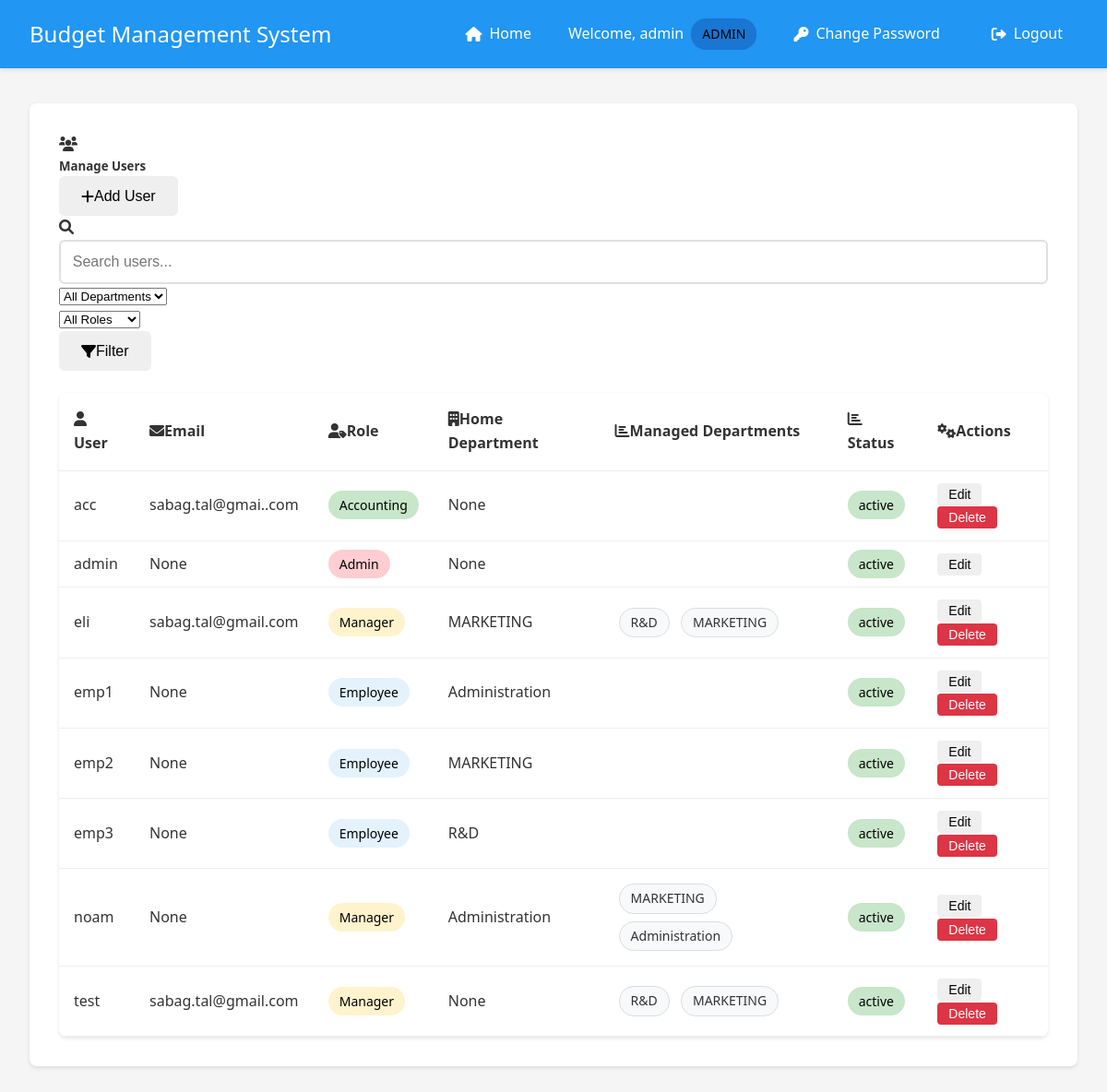
Before: /admin/users (signed in) with the older database file.
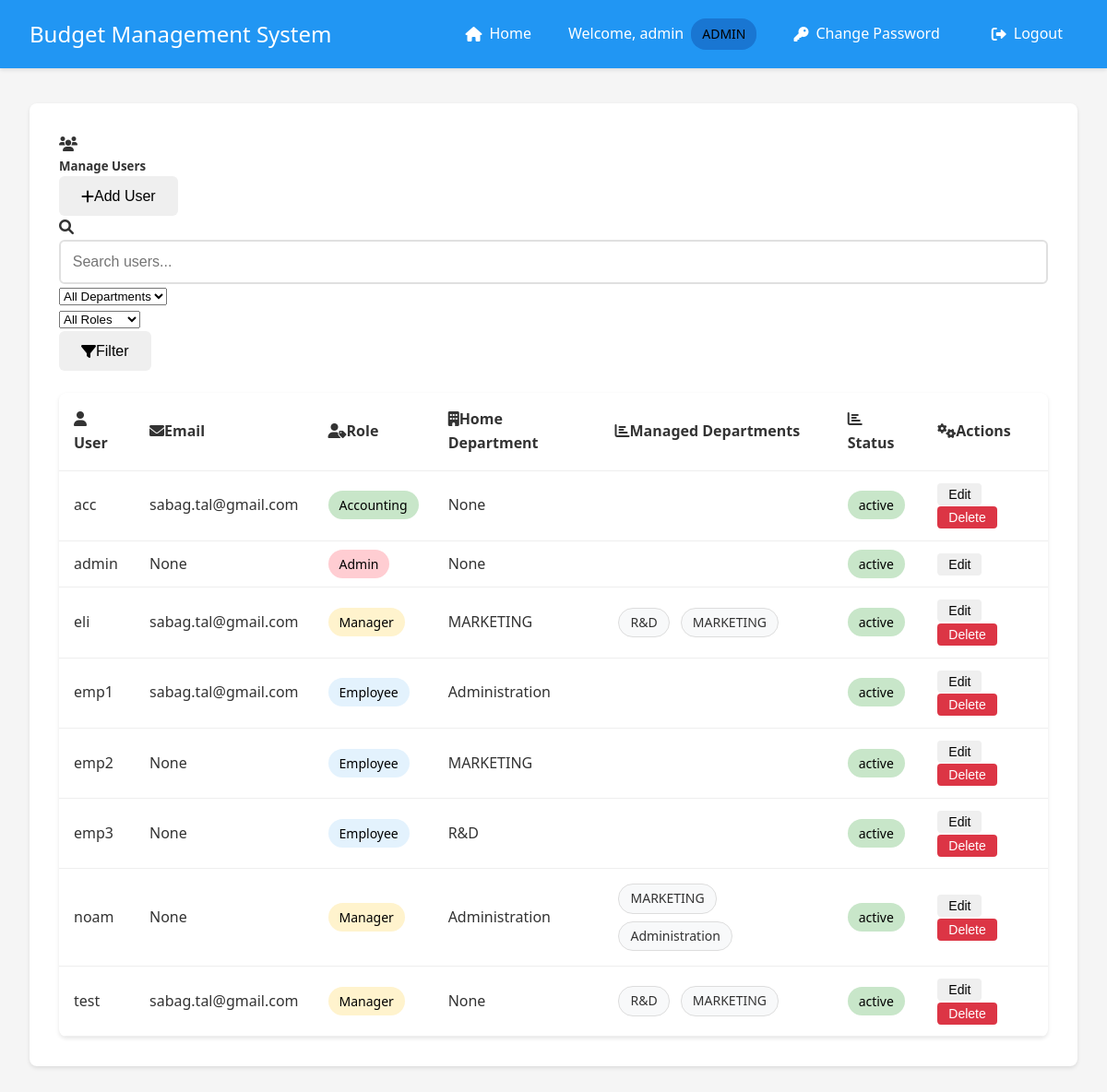
After: the same page with the newer database file.
### app.py (models this page shows, shortened)
class User(UserMixin, db.Model):
    __tablename__ = 'user'
    id = db.Column(db.Integer, primary_key=True)
    username = db.Column(db.String(80), unique=True, nullable=False)
    email = db.Column(db.String(120), unique=False, nullable=False)
    password = db.Column(db.String(120), nullable=False)
    is_manager = db.Column(db.Boolean, default=False)
    is_admin = db.Column(db.Boolean, default=False)
    is_accounting = db.Column(db.Boolean, default=False)
    status = db.Column(db.String(20), default='active')  # active, inactive, pending
    department_id = db.Column(db.Integer, db.ForeignKey('department.id'))
    home_department = db.relationship('Department',
                                    foreign_keys=[department_id],
                                    back_populates='employees')
    managed_departments = db.relationship('Department',
                                       secondary=manager_departments,
                                       backref=db.backref('department_managers', lazy='dynamic'))
    submitted_expenses = db.relationship('Expense',
                                       primaryjoin='User.id==Expense.user_id',
                                       backref='submitter',
                                       lazy=True)
    handled_expenses = db.relationship('Expense',
                                     primaryjoin='User.id==Expense.manager_id',
                                     backref='handler',
                                     lazy=True)

class Department(db.Model):
    __tablename__ = 'department'
    id = db.Column(db.Integer, primary_key=True)
    name = db.Column(db.String(100), nullable=False)
    budget = db.Column(db.Float, default=0.0)
    employees = db.relationship('User', foreign_keys='User.department_id', back_populates='home_department')
    categories = db.relationship('Category', backref='department', lazy=True)

### app.py (the view)
@app.route('/admin/users')
@login_required
def manage_users():
    if not current_user.is_admin:
        flash('Access denied. Admin privileges required.', 'danger')
        return redirect(url_for('index'))
    search = request.args.get('search', '').strip()
    department_filter = request.args.get('department', 'all')
    role_filter = request.args.get('role', 'all')
    query = User.query
    if search:
        search_pattern = f"%{search}%"
        query = query.filter(User.username.like(search_pattern))
    if department_filter != 'all':
        query = query.filter(User.department_id == department_filter)
    if role_filter == 'admin':
        query = query.filter(User.is_admin == True)
    elif role_filter == 'manager':
        query = query.filter(User.is_manager == True)
    elif role_filter == 'employee':
        query = query.filter(User.is_admin == False, User.is_manager == False)
    users = query.order_by(User.username).all()
    departments = Department.query.order_by(Department.name).all()
    return render_template('manage_users.html',
                         users=users,
                         departments=departments,
                         search=search,
                         department_filter=department_filter,
                         role_filter=role_filter)

### app.py (called while the page is built)
@login_manager.user_loader
def load_user(user_id):
    user = User.query.get(int(user_id))
    if user and user.status == 'inactive':
        return None
    return user

### templates/manage_users.html (shortened to what this page needs)
{% extends "base.html" %}
{% block content %}
<div class="container-fluid">
    <div class="row">
        <div class="col-12">
            <div class="card shadow-sm">
                <div class="card-header bg-primary text-white">
                    <div class="d-flex justify-content-between align-items-center mb-2">
                        <div>
                            <i class="fas fa-users me-2"></i>
                            <h5 class="d-inline mb-0">Manage Users</h5>
                        </div>
                        <button class="btn btn-light" onclick="toggleAddUserRow()">
                            <i class="fas fa-plus me-1"></i>Add User
                        </button>
                    </div>
                    <form method="GET" action="{{ url_for('manage_users') }}" class="mt-2">
                        <div class="row g-2">
                            <div class="col-md-5">
                                <div class="input-group">
                                    <span class="input-group-text bg-white">
                                        <i class="fas fa-search"></i>
                                    </span>
                                    <input type="text" class="form-control" name="search"
                                           placeholder="Search users..." value="{{ search }}">
                                </div>
                            </div>
                            <div class="col-md-3">
                                <select class="form-select" name="department">
                                    <option value="all" {% if department_filter == 'all' %}selected{% endif %}>All Departments</option>
                                </select>
                            </div>
                            <div class="col-md-2">
                                <select class="form-select" name="role">
                                    <option value="all" {% if role_filter == 'all' %}selected{% endif %}>All Roles</option>
                                </select>
                            </div>
                            <div class="col-md-2">
                                <button type="submit" class="btn btn-light w-100">
                                    <i class="fas fa-filter me-1"></i>Filter
                                </button>
                            </div>
                        </div>
                    </form>
                </div>
                <div class="card-body">
                    <div class="table-responsive">
                        <table class="table table-hover align-middle">
                            <thead class="table-light">
                                <tr>
                                    <th scope="col"><i class="fas fa-user me-2"></i>User</th>
                                    <th scope="col"><i class="fas fa-envelope me-2"></i>Email</th>
                                    <th scope="col"><i class="fas fa-user-tag me-2"></i>Role</th>
                                    <th scope="col"><i class="fas fa-building me-2"></i>Home Department</th>
                                    <th scope="col"><i class="fas fa-chart-bar me-2"></i>Managed Departments</th>
                                    <th scope="col"><i class="fas fa-chart-bar me-2"></i>Status</th>
                                    <th scope="col" class="text-end"><i class="fas fa-cogs me-2"></i>Actions</th>
                                </tr>
                            </thead>
                            <tbody>
                                {% for user in users %}
                                <tr data-user-id="{{ user.id }}" class="view-row">
                                    <td>{{ user.username }}</td>
                                    <td>{{ user.email }}</td>
                                    <td>
                                        {% if user.is_admin %}
                                        <span class="badge bg-danger">Admin</span>
                                        {% elif user.is_manager %}
                                        <span class="badge bg-warning">Manager</span>
                                        {% elif user.is_accounting %}
                                        <span class="badge bg-success">Accounting</span>
                                        {% else %}
                                        <span class="badge bg-info">Employee</span>
                                        {% endif %}
                                    </td>
                                    <td>{{ user.home_department.name if user.home_department else 'None' }}</td>
                                    <td>
                                        {% if user.is_manager %}
                                        <ul class="managed-departments-list">
                                            {% for dept in user.managed_departments %}
                                            <li>{{ dept.name }}</li>
                                            {% endfor %}
                                        </ul>
                                        {% endif %}
                                    </td>
                                    <td>
                                        <span class="badge bg-{{ 'success' if user.status == 'active' else 'secondary' }}">
                                            {{ user.status }}
                                        </span>
                                    </td>
                                    <td>
                                        <button onclick="startEdit({{ user.id }})" class="button small">Edit</button>
                                        {% if user.id != current_user.id %}
                                        <button onclick="deleteUser({{ user.id }})" class="button small danger">Delete</button>
                                        {% endif %}
                                    </td>
                                </tr>
                                {% endfor %}
                            </tbody>
                        </table>
                    </div>
                </div>
            </div>
        </div>
    </div>
</div>
{% endblock %}

### templates/base.html (shortened to what this page needs)
<!DOCTYPE html>
<html lang="en">
<head>
    <link rel="stylesheet" href="{{ url_for('static', filename='style.css') }}">
    <link href="https://cdnjs.cloudflare.com/ajax/libs/font-awesome/6.0.0/css/all.min.css" rel="stylesheet">
</head>
<body>
    <nav class="navbar">
        <div class="nav-brand">Budget Management System</div>
        <div class="nav-items">
            {% if current_user.is_authenticated %}
                {% if current_user.is_admin %}
                    <a href="{{ url_for('index') }}" class="nav-link">
                        <i class="fas fa-home"></i> Home
                    </a>
                {% endif %}
                <span class="user-info">
                    Welcome, {{ current_user.username }}
                    {% if current_user.is_admin %}
                        <span class="badge admin">ADMIN</span>
                    {% elif current_user.is_manager %}
                        <span class="badge">MANAGER</span>
                    {% elif current_user.is_accounting %}
                        <span class="badge accounting">ACCOUNTING</span>
                    {% endif %}
                </span>
                <a href="{{ url_for('change_password') }}" class="nav-link">
                    <i class="fas fa-key"></i> Change Password
                </a>
                <a href="{{ url_for('logout') }}" class="nav-link">
                    <i class="fas fa-sign-out-alt"></i> Logout
                </a>
            {% else %}
                <a href="{{ url_for('login') }}" class="nav-link">
                    <i class="fas fa-sign-in-alt"></i> Login
                </a>
            {% endif %}
        </div>
    </nav>
    <div class="content">
        {% block content %}{% endblock %}
    </div>
</body>
</html>

### static/style.css (style rules this page uses)
:root { --primary-color: #2196F3; --secondary-color: #FFC107; --success-color: #4CAF50; --danger-color: #f44336; --text-color: #333; --bg-color: #f5f5f5; --card-bg: #ffffff; --background-light: #f8f9fa; }
* { margin: 0; padding: 0; box-sizing: border-box; transition: all 0.3s ease; }
body { font-family: 'Segoe UI', Roboto, Arial, sans-serif; background-color: var(--bg-color); color: var(--text-color); line-height: 1.6; }
.card { background-color: var(--card-bg); border-radius: 8px; box-shadow: 0 2px 4px rgba(0,0,0,0.1); padding: 2rem; margin-bottom: 2rem; }
input[type="text"], input[type="password"], input[type="number"], textarea { width: 100%; padding: 0.8rem; border: 2px solid #e0e0e0; border-radius: 6px; font-size: 1rem; transition: border-color 0.3s ease; }
.button, button { display: inline-flex; align-items: center; justify-content: center; padding: 0.8rem 1.5rem; border: none; border-radius: 6px; font-size: 1rem; font-weight: 500; cursor: pointer; text-decoration: none; transition: transform 0.2s ease, box-shadow 0.2s ease; }
table { width: 100%; border-collapse: separate; border-spacing: 0; margin-top: 1.5rem; background-color: var(--card-bg); border-radius: 8px; overflow: hidden; box-shadow: 0 2px 4px rgba(0,0,0,0.1); }
th, td { padding: 1rem; text-align: left; border-bottom: 1px solid #e0e0e0; }
th { background-color: #f8f9fa; font-weight: 600; color: var(--text-color); }
.button.small { padding: 0.4rem 0.8rem; font-size: 0.875rem; }
.navbar { background-color: var(--primary-color); padding: 1rem 2rem; color: white; display: flex; justify-content: space-between; align-items: center; box-shadow: 0 2px 4px rgba(0,0,0,0.1); position: fixed; top: 0; left: 0; right: 0; z-index: 1000; }
.nav-brand { font-size: 1.5rem; font-weight: 500; }
.nav-items { display: flex; align-items: center; gap: 1rem; }
.user-info { display: flex; align-items: center; gap: 0.5rem; }
.badge { background-color: var(--secondary-color); color: var(--text-color); padding: 0.25rem 0.5rem; border-radius: 4px; font-size: 0.8rem; font-weight: 500; }
.nav-link { color: white; text-decoration: none; padding: 0.5rem 1rem; border-radius: 4px; transition: background-color 0.3s; display: flex; align-items: center; gap: 0.5rem; }
.nav-link i { font-size: 1rem; }
.content { padding: 2rem; margin-top: 80px; }
.button.small { font-size: 0.875rem; padding: 0.25rem 0.75rem; border-radius: 4px; }
.button.danger.small { background-color: #dc3545; color: white; border: none; cursor: pointer; transition: background-color 0.2s ease; }
.managed-departments-list { list-style: none; padding: 0; margin: 0; }
.managed-departments-list li { display: inline-block; background-color: var(--background-light); padding: 0.25rem 0.75rem; border-radius: 1rem; font-size: 0.875rem; color: var(--text-color); border: 1px solid #ddd; margin: 0.25rem; }
.button.small { padding: 0.25rem 0.75rem; font-size: 0.875rem; }

### templates/base.html (style rules this page uses)
.navbar { background-color: #2196F3; padding: 1rem 2rem; box-shadow: 0 2px 4px rgba(0,0,0,0.1); display: flex; justify-content: space-between; align-items: center; }
.nav-brand { color: white; font-size: 1.5rem; font-weight: 500; }
.nav-items { display: flex; align-items: center; gap: 1.5rem; }
.nav-link { color: white; text-decoration: none; padding: 0.5rem 1rem; border-radius: 4px; transition: background-color 0.3s; }
.user-info { color: white; display: flex; align-items: center; gap: 0.5rem; }
.badge { padding: 4px 8px; border-radius: 4px; font-size: 0.85em; font-weight: 500; background-color: rgba(255,255,255,0.2); color: white; }
.badge.admin { background-color: #1976D2; }

### templates/manage_users.html (style rules this page uses)
.card { border: none; transition: transform 0.2s ease, box-shadow 0.2s ease; }
.table th { font-weight: 600; }
.badge { font-size: 0.875rem; font-weight: 500; padding: 6px 12px; border-radius: 16px; color: #000 !important; }
.badge.bg-danger { background-color: #ffcdd2 !important; }
.badge.bg-warning { background-color: #fff3cd !important; }
.badge.bg-success { background-color: #c8e6c9 !important; }
.badge.bg-info { background-color: #e3f2fd !important; }
.table td { padding: 12px 16px; vertical-align: middle; }
.table > :not(caption) > * > * { background: none; box-shadow: none; border-bottom-color: #eee; }
.managed-departments-list { list-style: none; padding: 0; margin: 0; }
.managed-departments-list li { margin-bottom: 4px; }

Changed rows visible on the page:
changed User "acc": email "sabag.tal@gmai..com" → "sabag.tal@gmail.com"
changed User "emp1": email "None" → "sabag.tal@gmail.com"
